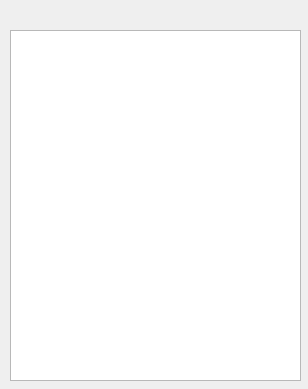
<?xml version="1.0" encoding="UTF-8"?>
<ui version="4.0">
 <class>windowConnect</class>
 <widget class="QWidget" name="windowConnect">
  <property name="windowModality">
   <enum>Qt::NonModal</enum>
  </property>
  <property name="geometry">
   <rect>
    <x>0</x>
    <y>0</y>
    <width>308</width>
    <height>389</height>
   </rect>
  </property>
  <property name="sizePolicy">
   <sizepolicy hsizetype="Preferred" vsizetype="Preferred">
    <horstretch>0</horstretch>
    <verstretch>0</verstretch>
   </sizepolicy>
  </property>
  <property name="minimumSize">
   <size>
    <width>308</width>
    <height>389</height>
   </size>
  </property>
  <property name="maximumSize">
   <size>
    <width>308</width>
    <height>389</height>
   </size>
  </property>
  <property name="windowTitle">
   <string>Form</string>
  </property>
  <widget class="QTextBrowser" name="textBrowser">
   <property name="geometry">
    <rect>
     <x>10</x>
     <y>30</y>
     <width>291</width>
     <height>351</height>
    </rect>
   </property>
   <property name="minimumSize">
    <size>
     <width>291</width>
     <height>351</height>
    </size>
   </property>
   <property name="maximumSize">
    <size>
     <width>291</width>
     <height>351</height>
    </size>
   </property>
  </widget>
  <widget class="QLabel" name="label">
   <property name="geometry">
    <rect>
     <x>20</x>
     <y>10</y>
     <width>201</width>
     <height>16</height>
    </rect>
   </property>
   <property name="text">
    <string/>
   </property>
  </widget>
 </widget>
 <resources/>
 <connections/>
</ui>
